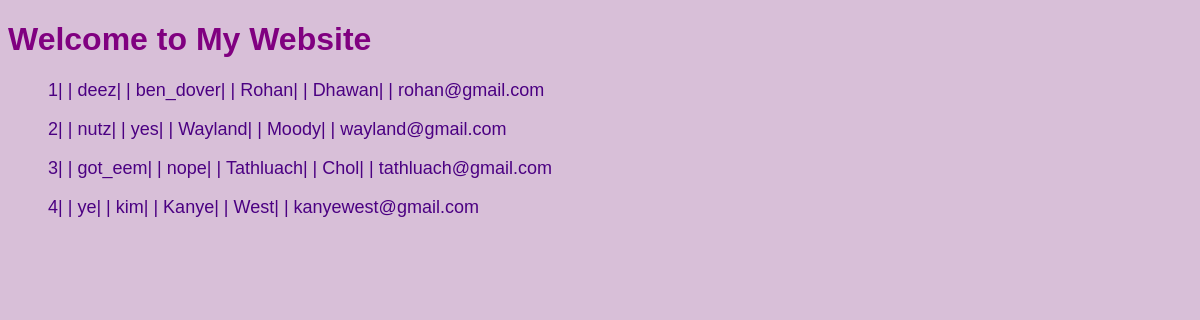
The page / on the database its author committed.
### tables this page shows
CREATE TABLE `users` (
  `user_id` int NOT NULL,
  `username` varchar(20) NOT NULL,
  `password` varchar(20) NOT NULL,
  `first_name` varchar(30) NOT NULL,
  `last_name` varchar(30) NOT NULL,
  `email` varchar(320) NOT NULL
);

### src/controllers/indexController.php (called while the page is built, shortened)
<?php
$conn = new mysqli(DB_HOST, DB_USERNAME, DB_PASSWORD, DB_NAME);
$sql = "SELECT * FROM users";
$result = $conn->query($sql);
$data = array();
if ($result->num_rows > 0) {
    while($row = $result->fetch_assoc()) {
        $data[] = $row;
    }
}

### public/index.php (the view, shortened to what this page needs)
<?php
require_once '../src/controllers/indexController.php';
$data = $data ?? [];
?>
<!DOCTYPE html>
<html lang="">
<head>
    <link rel="stylesheet" type="text/css" href="css/style.css">
</head>
<body>
<h1>Welcome to My Website</h1>
<ul>
    <?php foreach ($data as $row): ?>
        <p><?php echo $row['user_id'] . '|   | ' . $row['username'] . '|   | ' . $row['password'] . '|   | ' . $row['first_name'] . '|   | ' . $row['last_name'] . '|   | ' . $row['email']; ?></p>
    <?php endforeach; ?>
</ul>
</body>
</html>

### public/css/style.css (style rules this page uses)
body { background-color: #D8BFD8; font-family: Arial, sans-serif; }
h1, h2 { color: #800080; }
p { font-size: 18px; color: #4B0082; }

### rows shown on the page
users: user_id "1", username "deez", password "ben_dover", first_name "Rohan", last_name "Dhawan", email "rohan@gmail.com"
users: user_id "2", username "nutz", password "yes", first_name "Wayland", last_name "Moody", email "wayland@gmail.com"
users: user_id "3", username "got_eem", password "nope", first_name "Tathluach", last_name "Chol", email "tathluach@gmail.com"
users: user_id "4", username "ye", password "kim", first_name "Kanye", last_name "West", email "kanyewest@gmail.com"
